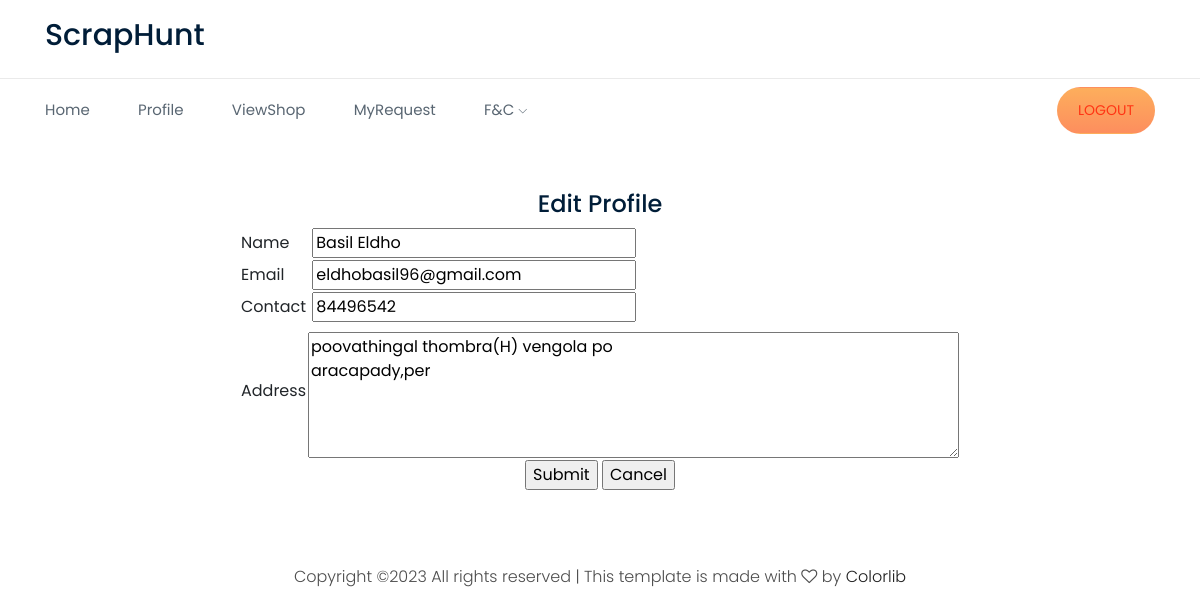
The app's page /User/Editprofile.php (signed in) with its own data.
### tables this page shows
CREATE TABLE `tbl_user` (
  `user_id` int(11) NOT NULL,
  `user_name` varchar(50) NOT NULL,
  `user_password` varchar(50) NOT NULL,
  `place_id` int(11) NOT NULL,
  `user_address` varchar(50) NOT NULL,
  `user_email` varchar(50) NOT NULL,
  `user_contact` varchar(50) NOT NULL,
  `user_photo` varchar(50) NOT NULL
);

### web/User/Editprofile.php (the view, shortened to what this page needs)
<!DOCTYPE html PUBLIC "-//W3C//DTD XHTML 1.0 Transitional//EN" "http://www.w3.org/TR/xhtml1/DTD/xhtml1-transitional.dtd">
<html xmlns="http://www.w3.org/1999/xhtml">
<head>
</head>
<body>
<?php
include("Head.php");
$selqry="select * from tbl_user where user_id='".$_SESSION['uid']."'";
$row=$Conn->query($selqry);
$data=$row->fetch_assoc();
?>
<h3 align="center">Edit Profile</h3>
<form id="form1" name="form1" method="post" action="">
  <table width="200" border="0" align="center">
    <tr>
      <td>Name</td>
      <td><label for="txt_name"></label>
      <input type="text" name="txt_name" id="txt_name" value="<?php echo $data["user_name"] ?>" /></td>
    </tr>
    <tr>
      <td>Email</td>
      <td><label for="txt_email"></label>
      <input type="text" name="txt_email" id="txt_email" value="<?php echo $data["user_email"] ?>"/></td>
    </tr>
    <tr>
      <td>Contact</td>
      <td><label for="txt_con"></label>
      <input type="text" name="txt_con" id="txt_con"  value="<?php echo $data["user_contact"] ?>"/></td>
    </tr>
    <tr>
      <td>Address</td>
      <td><label for="txt_address"></label>
      <textarea name="txt_address" id="txt_address" cols="45" rows="5"><?php echo $data["user_address"] ?></textarea></td>
    </tr>
    <tr>
      <td colspan="2" align="center"><input type="submit" name="btn_submit" id="btn_submit" value="Submit" />
      <input type="reset" name="btn_cancel" id="btn_cancel" value="Cancel" /></td>
    </tr>
  </table>
</form>
</body>
<br>
<?php
include("Foot.php");
?>
</html>

### records on screen
tbl_user: txt_name "Basil Eldho", txt_email "eldhobasil96@gmail.com", txt_con "84496542", txt_address "poovathingal thombra(H) vengola po aracapady,per"
